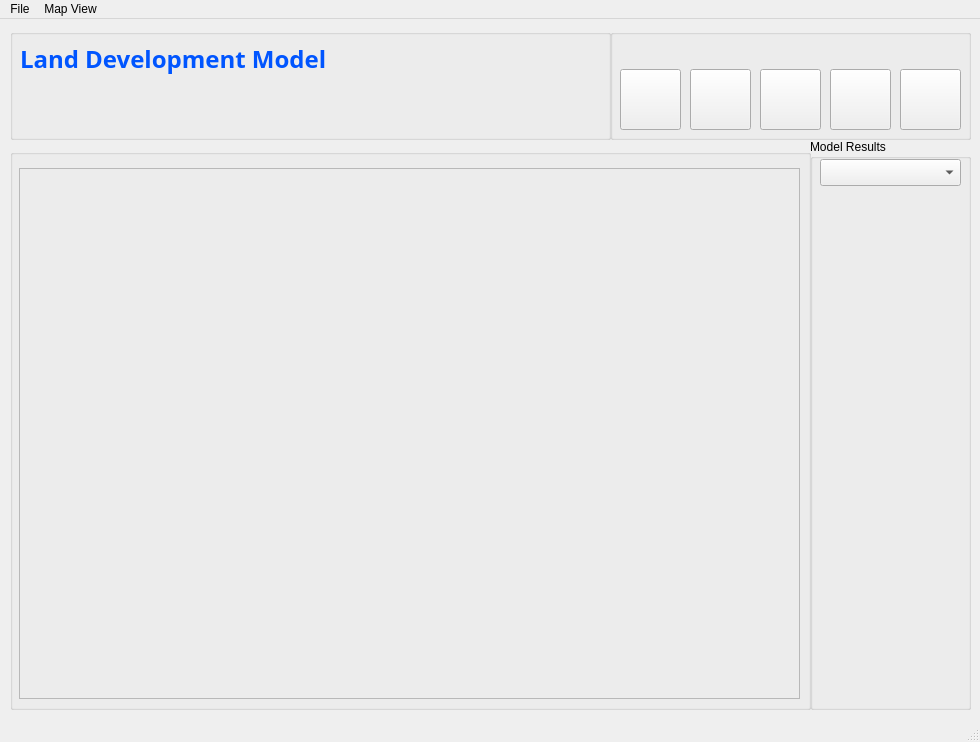
<?xml version="1.0" encoding="UTF-8"?>
<ui version="4.0">
 <class>MainWindow</class>
 <widget class="QMainWindow" name="MainWindow">
  <property name="geometry">
   <rect>
    <x>0</x>
    <y>0</y>
    <width>980</width>
    <height>742</height>
   </rect>
  </property>
  <property name="windowTitle">
   <string>Gis Viewer Application</string>
  </property>
  <property name="tabShape">
   <enum>QTabWidget::Rounded</enum>
  </property>
  <widget class="QWidget" name="centralwidget">
   <widget class="QGroupBox" name="groupBox">
    <property name="geometry">
     <rect>
      <x>610</x>
      <y>10</y>
      <width>361</width>
      <height>111</height>
     </rect>
    </property>
    <property name="title">
     <string/>
    </property>
    <widget class="QPushButton" name="mBtnZoomIn">
     <property name="geometry">
      <rect>
       <x>10</x>
       <y>40</y>
       <width>61</width>
       <height>61</height>
      </rect>
     </property>
     <property name="text">
      <string/>
     </property>
     <property name="icon">
      <iconset resource="resources.qrc">
       <normaloff>:/images/images/zoomIn.png</normaloff>:/images/images/zoomIn.png</iconset>
     </property>
     <property name="iconSize">
      <size>
       <width>50</width>
       <height>50</height>
      </size>
     </property>
    </widget>
    <widget class="QPushButton" name="mBtnZoomOut">
     <property name="geometry">
      <rect>
       <x>80</x>
       <y>40</y>
       <width>61</width>
       <height>61</height>
      </rect>
     </property>
     <property name="text">
      <string/>
     </property>
     <property name="icon">
      <iconset resource="resources.qrc">
       <normaloff>:/images/images/zomOut.png</normaloff>:/images/images/zomOut.png</iconset>
     </property>
     <property name="iconSize">
      <size>
       <width>50</width>
       <height>50</height>
      </size>
     </property>
    </widget>
    <widget class="QPushButton" name="mBtnAddRaster">
     <property name="geometry">
      <rect>
       <x>150</x>
       <y>40</y>
       <width>61</width>
       <height>61</height>
      </rect>
     </property>
     <property name="text">
      <string/>
     </property>
     <property name="icon">
      <iconset resource="resources.qrc">
       <normaloff>:/images/images/addRaster.png</normaloff>:/images/images/addRaster.png</iconset>
     </property>
     <property name="iconSize">
      <size>
       <width>50</width>
       <height>50</height>
      </size>
     </property>
    </widget>
    <widget class="QPushButton" name="mBtnAddVector">
     <property name="geometry">
      <rect>
       <x>220</x>
       <y>40</y>
       <width>61</width>
       <height>61</height>
      </rect>
     </property>
     <property name="text">
      <string/>
     </property>
     <property name="icon">
      <iconset resource="resources.qrc">
       <normaloff>:/images/images/addLayer.png</normaloff>:/images/images/addLayer.png</iconset>
     </property>
     <property name="iconSize">
      <size>
       <width>50</width>
       <height>50</height>
      </size>
     </property>
    </widget>
    <widget class="QPushButton" name="mBtnSelection">
     <property name="geometry">
      <rect>
       <x>290</x>
       <y>40</y>
       <width>61</width>
       <height>61</height>
      </rect>
     </property>
     <property name="text">
      <string/>
     </property>
     <property name="icon">
      <iconset resource="resources.qrc">
       <normaloff>:/images/images/select.png</normaloff>:/images/images/select.png</iconset>
     </property>
     <property name="iconSize">
      <size>
       <width>50</width>
       <height>50</height>
      </size>
     </property>
    </widget>
   </widget>
   <widget class="QGroupBox" name="groupBox_2">
    <property name="geometry">
     <rect>
      <x>10</x>
      <y>130</y>
      <width>801</width>
      <height>561</height>
     </rect>
    </property>
    <property name="title">
     <string/>
    </property>
    <widget class="QFrame" name="frame">
     <property name="geometry">
      <rect>
       <x>9</x>
       <y>19</y>
       <width>781</width>
       <height>531</height>
      </rect>
     </property>
     <property name="frameShape">
      <enum>QFrame::StyledPanel</enum>
     </property>
     <property name="frameShadow">
      <enum>QFrame::Raised</enum>
     </property>
    </widget>
   </widget>
   <widget class="QGroupBox" name="groupBox_3">
    <property name="geometry">
     <rect>
      <x>810</x>
      <y>120</y>
      <width>161</width>
      <height>571</height>
     </rect>
    </property>
    <property name="title">
     <string>Model Results</string>
    </property>
    <widget class="QgsFieldComboBox" name="mFieldComboBox">
     <property name="geometry">
      <rect>
       <x>10</x>
       <y>20</y>
       <width>141</width>
       <height>27</height>
      </rect>
     </property>
    </widget>
   </widget>
   <widget class="QGroupBox" name="groupBox_4">
    <property name="geometry">
     <rect>
      <x>10</x>
      <y>10</y>
      <width>601</width>
      <height>111</height>
     </rect>
    </property>
    <property name="title">
     <string/>
    </property>
    <widget class="QLabel" name="label">
     <property name="geometry">
      <rect>
       <x>10</x>
       <y>10</y>
       <width>431</width>
       <height>41</height>
      </rect>
     </property>
     <property name="font">
      <font>
       <family>Arial Black</family>
       <pointsize>14</pointsize>
       <weight>75</weight>
       <bold>true</bold>
      </font>
     </property>
     <property name="frameShadow">
      <enum>QFrame::Sunken</enum>
     </property>
     <property name="text">
      <string>&lt;!DOCTYPE HTML PUBLIC &quot;-//W3C//DTD HTML 4.0//EN&quot; &quot;http://www.w3.org/TR/REC-html40/strict.dtd&quot;&gt;
&lt;html&gt;&lt;head&gt;&lt;meta name=&quot;qrichtext&quot; content=&quot;1&quot; /&gt;&lt;style type=&quot;text/css&quot;&gt;
p, li { white-space: pre-wrap; }
&lt;/style&gt;&lt;/head&gt;&lt;body style=&quot; font-family:'Arial Black'; font-size:14pt; font-weight:600; font-style:normal;&quot;&gt;
&lt;p style=&quot; margin-top:12px; margin-bottom:12px; margin-left:0px; margin-right:0px; -qt-block-indent:0; text-indent:0px;&quot;&gt;&lt;span style=&quot; font-size:18pt; color:#0055ff;&quot;&gt;Land Development Model&lt;/span&gt;&lt;/p&gt;&lt;/body&gt;&lt;/html&gt;</string>
     </property>
    </widget>
   </widget>
  </widget>
  <widget class="QMenuBar" name="menubar">
   <property name="geometry">
    <rect>
     <x>0</x>
     <y>0</y>
     <width>980</width>
     <height>26</height>
    </rect>
   </property>
   <widget class="QMenu" name="menuFile">
    <property name="title">
     <string>File</string>
    </property>
   </widget>
   <widget class="QMenu" name="menuMap_View">
    <property name="title">
     <string>Map View</string>
    </property>
   </widget>
   <addaction name="menuFile"/>
   <addaction name="menuMap_View"/>
  </widget>
  <widget class="QStatusBar" name="statusbar"/>
 </widget>
 <customwidgets>
  <customwidget>
   <class>QgsFieldComboBox</class>
   <extends>QComboBox</extends>
   <header>qgsfieldcombobox.h</header>
  </customwidget>
 </customwidgets>
 <resources>
  <include location="resources.qrc"/>
 </resources>
 <connections/>
</ui>
